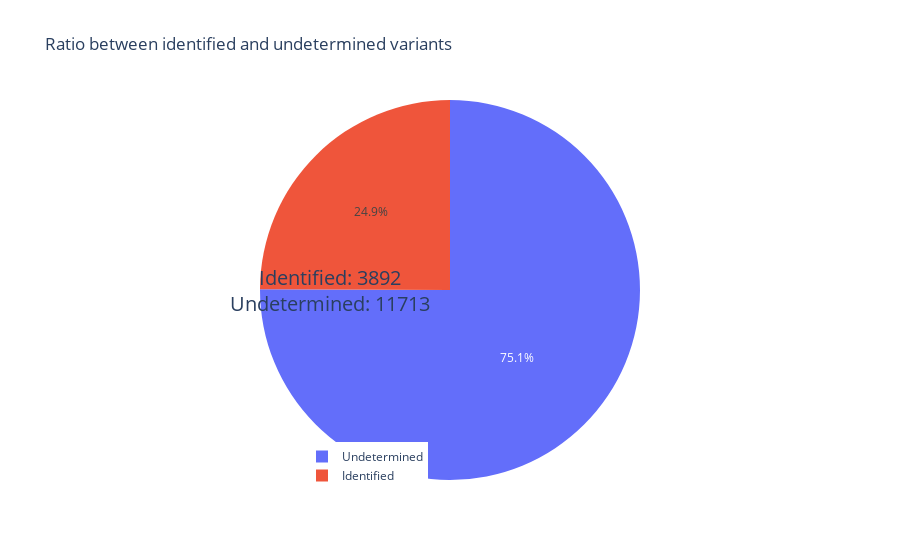

The code cell stored with this chart in its notebook:
### Code cell
# Plot the ratio between identified and undetermined variants
print(len(df_solved), len(df_undetermined))

# Pie chart
# color as soft color palette
colors = sns.color_palette('pastel')[0:2]
fig = go.Figure(data=[go.Pie(labels=['Identified', 'Undetermined'], 
                             values=[len(df_solved), len(df_undetermined)])])
fig.update_traces(marker=dict(colors=colors))
fig.update_layout(title='Ratio between identified and undetermined variants')

# Add number of variants
fig.add_annotation(
    x=0.2, y=0.5, showarrow=False,
    text=f'Identified: {len(df_solved)}<br>Undetermined: {len(df_undetermined)}',
    font=dict(size=20)
)

# legend location
fig.update_layout(legend=dict(
    yanchor='top',
    y=0.1,
    xanchor='left',
    x=0.3
))

fig.show()

# Saving the html file
fig.write_html('identified_undetermined_ratio.html')

### Figure 1 — Plotly figure (JSON) as saved in the notebook; plotly's stock layout.template omitted (floating-point values rounded to 4 significant figures)
{"data": [{"labels": ["Identified", "Undetermined"], "marker": {"colors": [[0.6314, 0.7882, 0.9569], [1, 0.7059, 0.5098]]}, "type": "pie", "values": [3892, 11713]}], "layout": {"annotations": [{"font": {"size": 20}, "showarrow": false, "text": "Identified: 3892<br>Undetermined: 11713", "x": 0.2, "y": 0.5}], "legend": {"x": 0.3, "xanchor": "left", "y": 0.1, "yanchor": "top"}, "title": {"text": "Ratio between identified and undetermined variants"}}}
